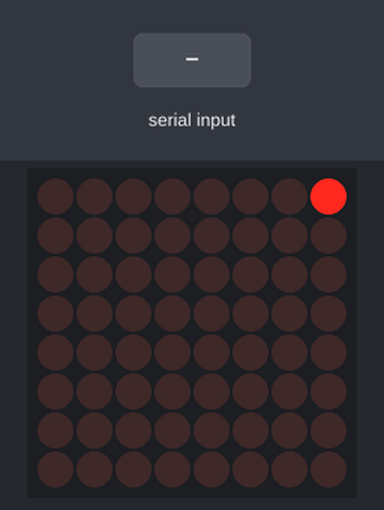
Bench run of a sketch on a simulated Arduino Mega 2560, built with avr-gcc and run on an emulated ATmega2560. Shown: 8×8 LED matrix. The inputs (shaded band) are chosen by the test bench. What the sketch prints to the serial monitor is not drawn.

Above: at 6.3 s.
6.4 s: "2" received over Serial
At 7.2 s:
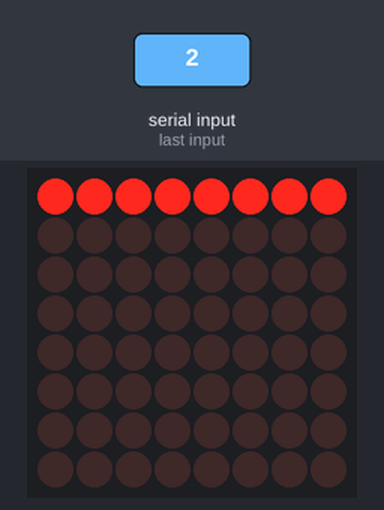
9.4 s: "1" received over Serial
At 9.7 s:
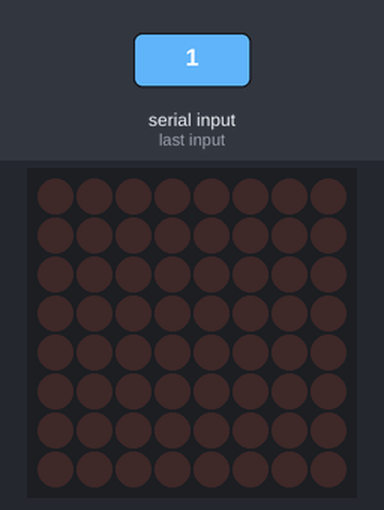
10.9 s: "3" received over Serial
At 11.7 s:
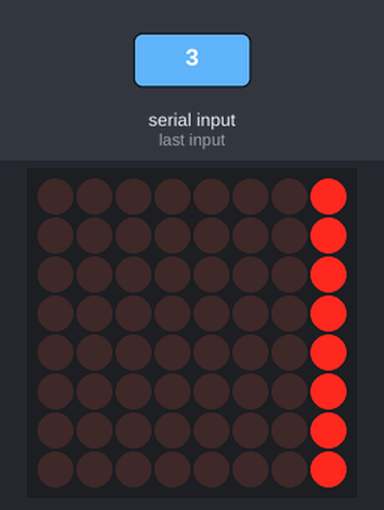
13.9 s: "4" received over Serial
At 14.4 s:
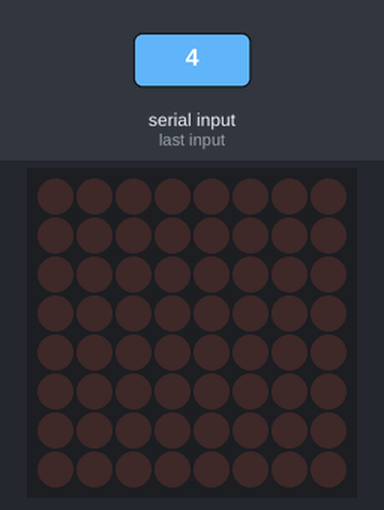
15.4 s: "5" received over Serial
At 16.6 s:
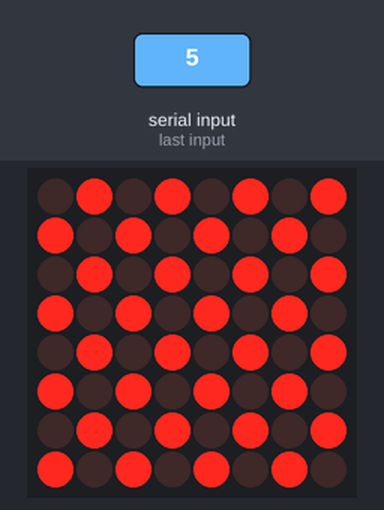
16.9 s: "4" received over Serial
At 19.2 s:
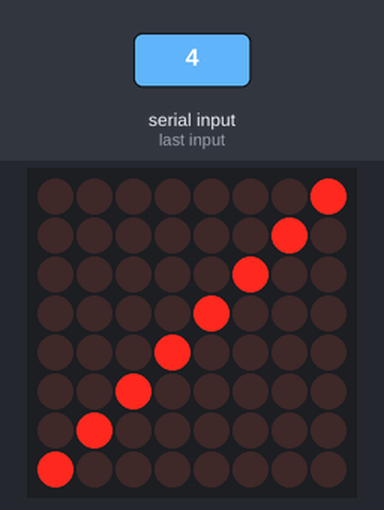
Timing chart, 0 to 20.7 s (numbered marks = the images above; inputs shaded):
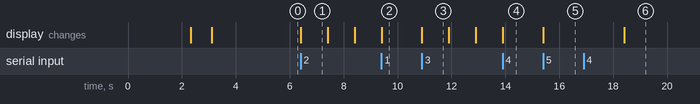

Measured:
- after the input at 6.4 s, the display: changes at once (image 1)
- after the input at 9.4 s, the display: changes at once (image 2)
- after the input at 10.9 s, the display: changes at once (image 3)
- after the input at 13.9 s, the display: changes at once (image 4)
- after the input at 15.4 s, the display: changes at once (image 5)
- after the input at 16.9 s, the display: first differs from a run without the input after 1.5 s (image 6)
- what the display in image 1 shows lasts 1.0 s, from 6.4 s to 7.4 s

The sketch:

MAX7219Test.ino
```cpp
// ============================================================================
// MAX7219 DIAGNOSTIC TEST - FIX "ALL RED" ISSUE
// ============================================================================

#include <MD_MAX72xx.h>
#include <SPI.h>

// Try different pin configurations
#define MAX7219_CLK_PIN  29
#define MAX7219_CS_PIN   27
#define MAX7219_DIN_PIN  25

#define HARDWARE_TYPE MD_MAX72XX::FC16_HW
#define MAX_DEVICES 1

MD_MAX72XX mx = MD_MAX72XX(HARDWARE_TYPE, MAX7219_DIN_PIN, MAX7219_CLK_PIN, MAX7219_CS_PIN, MAX_DEVICES);

int brightness = 8;  // Start at medium brightness

// ============================================================================
// SETUP
// ============================================================================
void setup() {
  Serial.begin(9600);
  delay(2000);

  Serial.println("\n╔════════════════════════════════════════╗");
  Serial.println("║  MAX7219 DIAGNOSTIC TEST               ║");
  Serial.println("║  CLK=47, CS=46, DIN=39                ║");
  Serial.println("╚════════════════════════════════════════╝\n");

  Serial.println("Initializing MAX7219...");

  // Initialize MAX7219
  mx.begin();

  // CRITICAL: Set brightness FIRST
  mx.control(MD_MAX72XX::INTENSITY, brightness);

  // Clear display completely
  mx.clear();
  delay(500);

  Serial.println(" MAX7219 initialized");
  Serial.println(" Display cleared\n");

  Serial.println("Commands:");
  Serial.println("  1 = Single LED Test");
  Serial.println("  2 = Row Fill (0-7)");
  Serial.println("  3 = Column Fill (0-7)");
  Serial.println("  4 = Diagonal Pattern");
  Serial.println("  5 = Checkerboard");
  Serial.println("  6 = Clear Display");
  Serial.println("  B = Brightness Up");
  Serial.println("  b = Brightness Down");
  Serial.println("  ? = Debug Info\n");

  // Start with simple test
  Serial.println("Starting: Single LED Test (top-left corner)\n");
  testSingleLED();
}

// ============================================================================
// MAIN LOOP
// ============================================================================
void loop() {
  if (Serial.available()) {
    char input = Serial.read();

    if (input == '1') {
      Serial.println("► Single LED Test");
      testSingleLED();
    }
    else if (input == '2') {
      Serial.println("► Row Fill Test");
      testRowFill();
    }
    else if (input == '3') {
      Serial.println("► Column Fill Test");
      testColumnFill();
    }
    else if (input == '4') {
      Serial.println("► Diagonal Pattern");
      testDiagonal();
    }
    else if (input == '5') {
      Serial.println("► Checkerboard Pattern");
      testCheckerboard();
    }
    else if (input == '6') {
      Serial.println("► Clearing display");
      mx.clear();
      Serial.println("Display cleared\n");
    }
    else if (input == 'B') {
      if (brightness < 15) brightness++;
      mx.control(MD_MAX72XX::INTENSITY, brightness);
      Serial.print("► Brightness: ");
      Serial.print(brightness);
      Serial.println("/15\n");
    }
    else if (input == 'b') {
      if (brightness > 0) brightness--;
      mx.control(MD_MAX72XX::INTENSITY, brightness);
      Serial.print("► Brightness: ");
      Serial.print(brightness);
      Serial.println("/15\n");
    }
    else if (input == '?') {
      printDebugInfo();
    }
  }
}

// ============================================================================
// TEST 1: Single LED
// ============================================================================
void testSingleLED() {
  mx.clear();
  Serial.println("  Lighting LED at position (0,0)");
  mx.setPoint(0, 0, true);
  Serial.println("  If you see 1 LED light up in TOP-LEFT corner, DIN is correct!\n");
  delay(2000);
}

// ============================================================================
// TEST 2: Fill Rows (0-7, left to right)
// ============================================================================
void testRowFill() {
  for (int row = 0; row < 8; row++) {
    mx.clear();

    // Light up entire row
    for (int col = 0; col < 8; col++) {
      mx.setPoint(row, col, true);
    }

    Serial.print("  Row ");
    Serial.print(row);
    Serial.println(" (press any key to stop early)");
    delay(1000);

    if (Serial.available()) {
      Serial.read();
      break;
    }
  }
  mx.clear();
  Serial.println();
}

// ============================================================================
// TEST 3: Fill Columns (0-7, top to bottom)
// ============================================================================
void testColumnFill() {
  for (int col = 0; col < 8; col++) {
    mx.clear();

    for (int row = 0; row < 8; row++) {
      mx.setPoint(row, col, true);
    }

    Serial.print("  Column ");
    Serial.print(col);
    Serial.println(" (press any key to stop early)");
    delay(1000);

    if (Serial.available()) {
      Serial.read();
      break;
    }
  }
  mx.clear();
  Serial.println();
}

// ============================================================================
// TEST 4: Diagonal Pattern
// ============================================================================
void testDiagonal() {
  mx.clear();
  for (int i = 0; i < 8; i++) {
    mx.setPoint(i, i, true);
  }
  Serial.println("  Diagonal line from TOP-LEFT to BOTTOM-RIGHT\n");
  delay(3000);
  mx.clear();
}

// ============================================================================
// TEST 5: Checkerboard
// ============================================================================
void testCheckerboard() {
  mx.clear();
  for (int row = 0; row < 8; row++) {
    for (int col = 0; col < 8; col++) {
      if ((row + col) % 2 == 0) {
        mx.setPoint(row, col, true);
      }
    }
  }
  Serial.println("  Checkerboard pattern displayed\n");
  delay(3000);
  mx.clear();
}

// ============================================================================
// DEBUG INFO
// ============================================================================
void printDebugInfo() {
  Serial.println("\n╔════ DEBUG INFO ════╗");
  Serial.println("Current Settings:");
  Serial.print("  Brightness: ");
  Serial.print(brightness);
  Serial.println("/15");
  Serial.println("  CLK Pin: 47");
  Serial.println("  CS Pin:  46");
  Serial.println("  DIN Pin: 39");
  Serial.println("  Modules: 1");
  Serial.println("  Type: FC16_HW");

  Serial.println("\nTroubleshooting:");
  Serial.println("  - If all LEDs are RED: Check DIN/DOUT connections");
  Serial.println("  - If NO LEDs light up: Check VCC/GND");
  Serial.println("  - If random pattern: Try different pin");
  Serial.println("  - Use test 1-5 to diagnose\n");
  Serial.println("╚═══════════════════╝\n");
}
```
